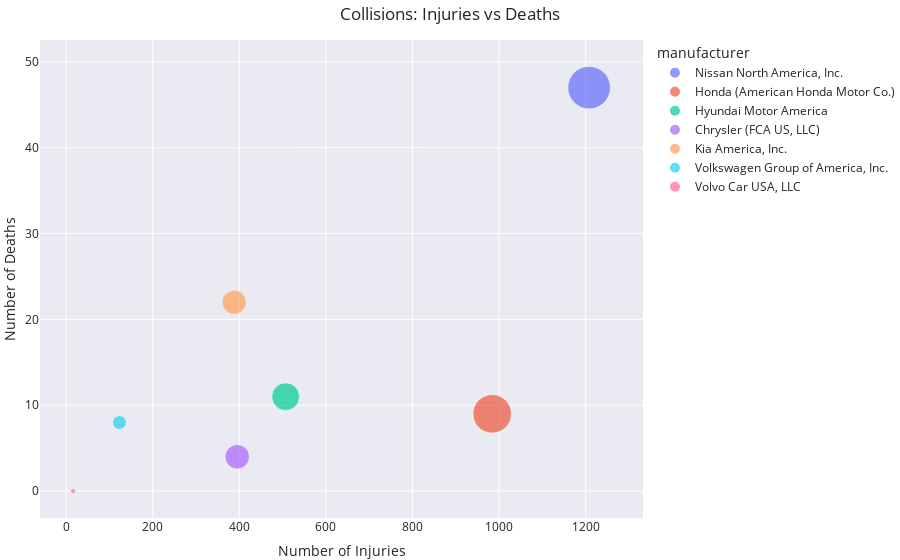

Here is the notebook cell this chart was saved with:
### Code cell
import sqlite3
import pandas as pd
import plotly.express as px

# Connect to the SQLite database
db_path = 'NHTSA.db'
conn = sqlite3.connect(db_path)

# Query data from the Complaints table
query_collisions = """
SELECT manufacturer, SUM(number_of_injuries) AS TotalInjuries, SUM(number_of_deaths) AS TotalDeaths
FROM Complaints
WHERE crash = 1
GROUP BY manufacturer
ORDER BY TotalInjuries DESC
LIMIT 10;  -- Limit to the top 10 manufacturers for better visualization
"""
df_collisions = pd.read_sql_query(query_collisions, conn)

# Close the database connection
conn.close()

# Plotting using Plotly (Bubble Chart)
fig_bubble_collisions = px.scatter(df_collisions, x='TotalInjuries', y='TotalDeaths',
                                    size='TotalInjuries', color='manufacturer',
                                    hover_name='manufacturer', title='Collisions: Injuries vs Deaths',
                                    labels={'TotalInjuries': 'Number of Injuries', 'TotalDeaths': 'Number of Deaths'},
                                    size_max=30)

# Improving the aesthetics
fig_bubble_collisions.update_traces(marker=dict(line=dict(color='white', width=0.5)))  # White border for markers
fig_bubble_collisions.update_layout(template='seaborn', margin=dict(l=0, r=0, b=0, t=40))  # Seaborn template without dark background

fig_bubble_collisions.show()

### Figure 1 — Plotly figure (JSON) as saved in the notebook; plotly's stock layout.template omitted (floating-point values rounded to 4 significant figures)
{"data": [{"hovertemplate": "<b>%{hovertext}</b><br><br>manufacturer=Nissan North America, Inc.<br>Number of Injuries=%{marker.size}<br>Number of Deaths=%{y}<extra></extra>", "hovertext": ["Nissan North America, Inc."], "legendgroup": "Nissan North America, Inc.", "marker": {"color": "#636efa", "line": {"color": "white", "width": 0.5}, "size": [1208], "sizemode": "area", "sizeref": 1.342, "symbol": "circle"}, "mode": "markers", "name": "Nissan North America, Inc.", "orientation": "v", "showlegend": true, "type": "scatter", "x": [1208], "xaxis": "x", "y": [47], "yaxis": "y"}, {"hovertemplate": "<b>%{hovertext}</b><br><br>manufacturer=Honda (American Honda Motor Co.)<br>Number of Injuries=%{marker.size}<br>Number of Deaths=%{y}<extra></extra>", "hovertext": ["Honda (American Honda Motor Co.)"], "legendgroup": "Honda (American Honda Motor Co.)", "marker": {"color": "#EF553B", "line": {"color": "white", "width": 0.5}, "size": [984], "sizemode": "area", "sizeref": 1.342, "symbol": "circle"}, "mode": "markers", "name": "Honda (American Honda Motor Co.)", "orientation": "v", "showlegend": true, "type": "scatter", "x": [984], "xaxis": "x", "y": [9], "yaxis": "y"}, {"hovertemplate": "<b>%{hovertext}</b><br><br>manufacturer=Hyundai Motor America<br>Number of Injuries=%{marker.size}<br>Number of Deaths=%{y}<extra></extra>", "hovertext": ["Hyundai Motor America"], "legendgroup": "Hyundai Motor America", "marker": {"color": "#00cc96", "line": {"color": "white", "width": 0.5}, "size": [507], "sizemode": "area", "sizeref": 1.342, "symbol": "circle"}, "mode": "markers", "name": "Hyundai Motor America", "orientation": "v", "showlegend": true, "type": "scatter", "x": [507], "xaxis": "x", "y": [11], "yaxis": "y"}, {"hovertemplate": "<b>%{hovertext}</b><br><br>manufacturer=Chrysler (FCA US, LLC)<br>Number of Injuries=%{marker.size}<br>Number of Deaths=%{y}<extra></extra>", "hovertext": ["Chrysler (FCA US, LLC)"], "legendgroup": "Chrysler (FCA US, LLC)", "marker": {"color": "#ab63fa", "line": {"color": "white", "width": 0.5}, "size": [395], "sizemode": "area", "sizeref": 1.342, "symbol": "circle"}, "mode": "markers", "name": "Chrysler (FCA US, LLC)", "orientation": "v", "showlegend": true, "type": "scatter", "x": [395], "xaxis": "x", "y": [4], "yaxis": "y"}, {"hovertemplate": "<b>%{hovertext}</b><br><br>manufacturer=Kia America, Inc.<br>Number of Injuries=%{marker.size}<br>Number of Deaths=%{y}<extra></extra>", "hovertext": ["Kia America, Inc."], "legendgroup": "Kia America, Inc.", "marker": {"color": "#FFA15A", "line": {"color": "white", "width": 0.5}, "size": [388], "sizemode": "area", "sizeref": 1.342, "symbol": "circle"}, "mode": "markers", "name": "Kia America, Inc.", "orientation": "v", "showlegend": true, "type": "scatter", "x": [388], "xaxis": "x", "y": [22], "yaxis": "y"}, {"hovertemplate": "<b>%{hovertext}</b><br><br>manufacturer=Volkswagen Group of America, Inc.<br>Number of Injuries=%{marker.size}<br>Number of Deaths=%{y}<extra></extra>", "hovertext": ["Volkswagen Group of America, Inc."], "legendgroup": "Volkswagen Group of America, Inc.", "marker": {"color": "#19d3f3", "line": {"color": "white", "width": 0.5}, "size": [123], "sizemode": "area", "sizeref": 1.342, "symbol": "circle"}, "mode": "markers", "name": "Volkswagen Group of America, Inc.", "orientation": "v", "showlegend": true, "type": "scatter", "x": [123], "xaxis": "x", "y": [8], "yaxis": "y"}, {"hovertemplate": "<b>%{hovertext}</b><br><br>manufacturer=Volvo Car USA, LLC<br>Number of Injuries=%{marker.size}<br>Number of Deaths=%{y}<extra></extra>", "hovertext": ["Volvo Car USA, LLC"], "legendgroup": "Volvo Car USA, LLC", "marker": {"color": "#FF6692", "line": {"color": "white", "width": 0.5}, "size": [16], "sizemode": "area", "sizeref": 1.342, "symbol": "circle"}, "mode": "markers", "name": "Volvo Car USA, LLC", "orientation": "v", "showlegend": true, "type": "scatter", "x": [16], "xaxis": "x", "y": [0], "yaxis": "y"}], "layout": {"legend": {"itemsizing": "constant", "title": {"text": "manufacturer"}, "tracegroupgap": 0}, "margin": {"b": 0, "l": 0, "r": 0, "t": 40}, "title": {"text": "Collisions: Injuries vs Deaths"}, "xaxis": {"anchor": "y", "domain": [0, 1], "title": {"text": "Number of Injuries"}}, "yaxis": {"anchor": "x", "domain": [0, 1], "title": {"text": "Number of Deaths"}}}}
